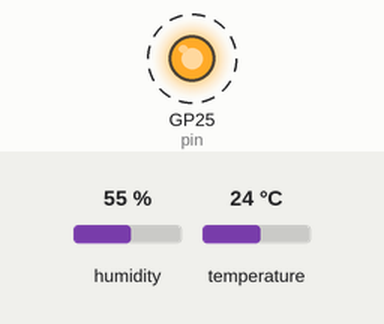
Simulated run of this program. Board: Raspberry Pi Pico running MicroPython. Parts: output pins drawn as LEDs (lit = HIGH). Dashed ring = blinking. Inputs (shaded band) come from the test bench; at power-on: humidity 55 %, temperature 24 °C. Pins used as bus, display or sensor lines are not drawn; what the program prints to the serial console is not drawn.

Above: at 0.5 s.
Timing chart, 0 to 4.7 s (numbered marks = the images above):
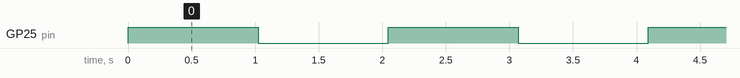

The program:

blink.py
```python
from machine import Pin
from utime import sleep
import dht

pin =Pin("LED", Pin.OUT)
pwrPin = Pin(0, Pin.OUT)
pwrPin.on()

sensor = dht.DHT11(Pin(1))

print("LED starts flashing...")
while True:
    try:
        pin.toggle()
        sleep(1)
        sensor.measure()
        temperature = sensor.temperature()
        print("Temperature: {} C".format(temperature))
    except KeyboardInterrupt:
        print("Exiting...")
        break
```

Measured:
- by itself, GP25 (pin): alternates HIGH for 1.0 s and LOW for 1.0 s
